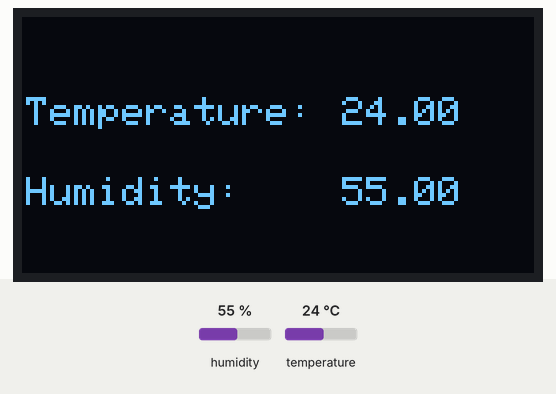
Simulated run of this sketch. Board: Arduino Uno, built with avr-gcc and run on an emulated ATmega328P. Shown: 128×64 one-colour display. The inputs (shaded band) are chosen by the test bench; at power-on: humidity 55 %, temperature 24 °C. What the sketch prints to the serial monitor is not drawn.

Above: at 2.2 s.
2.3 s: humidity set to 22 %
At 4.1 s:
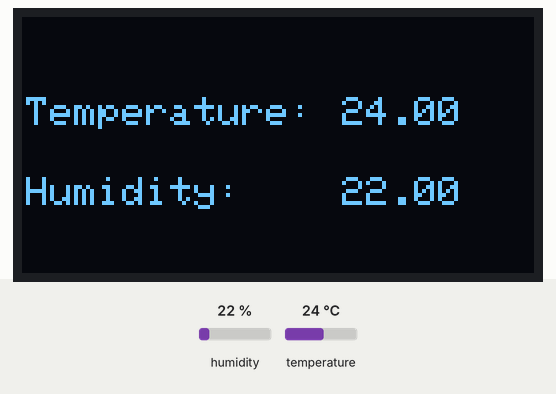
5.3 s: temperature set to 12 °C
At 6.2 s:
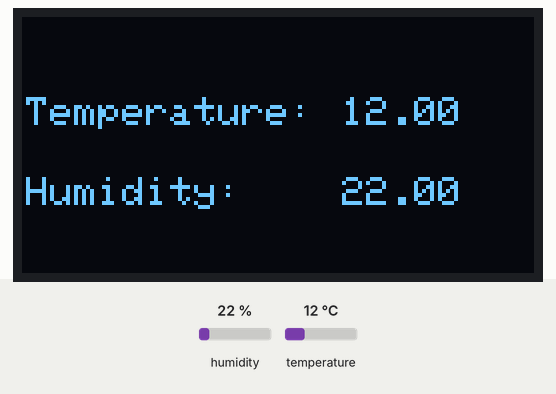
8.3 s: humidity set to 40 %
At 11.4 s:
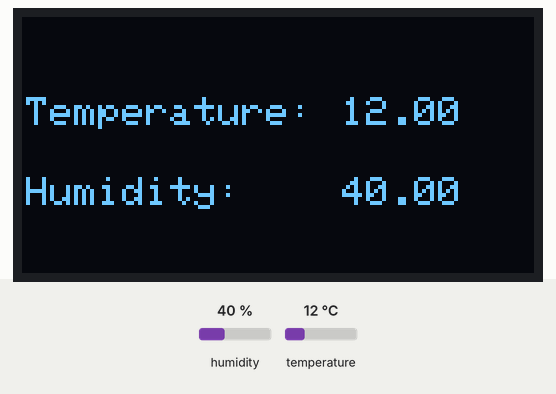
11.7 s: temperature set to 19 °C
Timing chart, 0 to 14.7 s (numbered marks = the images above; inputs shaded):
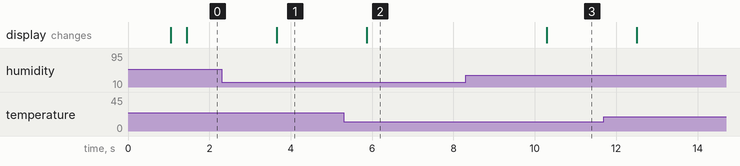

Measured:
- after the input at 2.3 s, the display: changes after 1.4 s (image 1)
- after the input at 5.3 s, the display: changes after 0.57 s (image 2)
- after the input at 8.3 s, the display: changes after 2.0 s (image 3)

The sketch:

Test1-2.ino
```cpp
#include "DHT.h"
#include <Wire.h>
#include <Adafruit_GFX.h>
#include <Adafruit_SSD1306.h>

// DHT11
#define DHTPIN 2
#define DHTTYPE DHT11
DHT dht(DHTPIN, DHTTYPE);

// SSD1306
#define OLED_ADDR 0x3C
Adafruit_SSD1306 display(4);

#if (SSD1306_LCDHEIGHT != 64)
#error("Height incorrect, please fix Adafruit_SSD1306.h!");
#endif

// Other Variable
//float tempature_c = 0.0;
float result[2] = {50.0,50.0};
float *getResult;

void setup() {
  // Init Serial
  Serial.begin(9600);

  // Init DHT sensor
  dht.begin();
  delay(1000);

  // initialize and clear display
  display.begin(SSD1306_SWITCHCAPVCC, OLED_ADDR);
  display.clearDisplay();
  display.display();
}


float * getDhtData(float result[]){
  // Reading temperature or humidity takes about 250 milliseconds!
  // Sensor readings may also be up to 2 seconds 'old' (its a very slow sensor)
  float humidity = dht.readHumidity();
  // Read temperature as Celsius (the default)
  float tempature_c = dht.readTemperature();

  // Check if any reads failed and exit early (to try again).
  if (isnan(humidity) || isnan(tempature_c) ) {
    Serial.println(F("Failed to read from DHT sensor!"));
    return;
  }

  // delay(3000);

  Serial.print(F("Humidity: "));
  Serial.print(humidity);
  Serial.print(F("%  Temperature: "));
  Serial.print(tempature_c);
  Serial.println(F("°C "));

  result[0] = humidity;
  result[1] = tempature_c;

  return result;
}

void showData(float dataList[]){
  float tempature_c = dataList[1];
  float humidity = dataList[0];

  // clear display
  display.clearDisplay();
  // display.display();
  // display a line of text
  display.setTextSize(1.1);
  display.setTextColor(WHITE);

  display.setCursor(1, 20);
  display.print("Temperature: ");
  display.setCursor(80, 20);
  display.print(tempature_c);

  display.setCursor(1, 40);
  display.print("Humidity: ");
  display.setCursor(80, 40);
  display.print(humidity);

  // Save to screen
  display.display();
}

void loop() {
  // Wait a few seconds between measurements.
  delay(333);
  getResult = getDhtData(result);
  showData(getResult);
}
```
